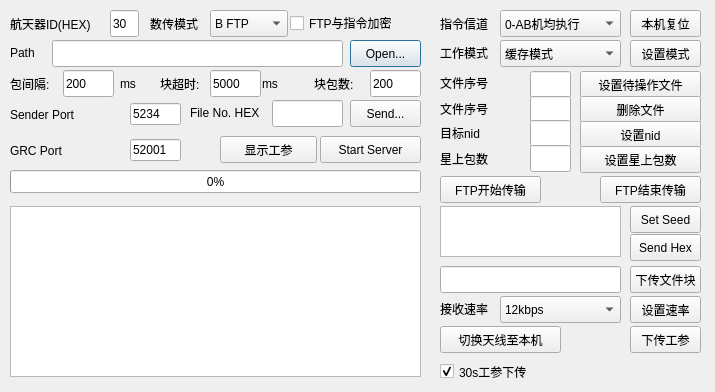
<?xml version="1.0" encoding="UTF-8"?>
<ui version="4.0">
 <class>Dialog</class>
 <widget class="QDialog" name="Dialog">
  <property name="geometry">
   <rect>
    <x>0</x>
    <y>0</y>
    <width>715</width>
    <height>392</height>
   </rect>
  </property>
  <property name="windowTitle">
   <string>file sender</string>
  </property>
  <widget class="QPushButton" name="open_file_button">
   <property name="geometry">
    <rect>
     <x>350</x>
     <y>40</y>
     <width>71</width>
     <height>27</height>
    </rect>
   </property>
   <property name="text">
    <string>Open...</string>
   </property>
  </widget>
  <widget class="QLineEdit" name="file_path">
   <property name="geometry">
    <rect>
     <x>52</x>
     <y>40</y>
     <width>291</width>
     <height>27</height>
    </rect>
   </property>
  </widget>
  <widget class="QLabel" name="label">
   <property name="geometry">
    <rect>
     <x>10</x>
     <y>44</y>
     <width>66</width>
     <height>17</height>
    </rect>
   </property>
   <property name="text">
    <string>Path</string>
   </property>
  </widget>
  <widget class="QTextEdit" name="log_area">
   <property name="geometry">
    <rect>
     <x>10</x>
     <y>206</y>
     <width>411</width>
     <height>171</height>
    </rect>
   </property>
  </widget>
  <widget class="QPushButton" name="server_button">
   <property name="geometry">
    <rect>
     <x>320</x>
     <y>136</y>
     <width>101</width>
     <height>27</height>
    </rect>
   </property>
   <property name="text">
    <string>Start Server</string>
   </property>
  </widget>
  <widget class="QProgressBar" name="transfer_process">
   <property name="geometry">
    <rect>
     <x>10</x>
     <y>170</y>
     <width>411</width>
     <height>23</height>
    </rect>
   </property>
   <property name="value">
    <number>0</number>
   </property>
   <property name="textVisible">
    <bool>true</bool>
   </property>
  </widget>
  <widget class="QPushButton" name="send_button">
   <property name="geometry">
    <rect>
     <x>350</x>
     <y>100</y>
     <width>71</width>
     <height>27</height>
    </rect>
   </property>
   <property name="text">
    <string>Send...</string>
   </property>
  </widget>
  <widget class="QLabel" name="label_5">
   <property name="geometry">
    <rect>
     <x>190</x>
     <y>104</y>
     <width>91</width>
     <height>17</height>
    </rect>
   </property>
   <property name="text">
    <string>File No. HEX</string>
   </property>
  </widget>
  <widget class="QLineEdit" name="file_num">
   <property name="geometry">
    <rect>
     <x>272</x>
     <y>100</y>
     <width>71</width>
     <height>27</height>
    </rect>
   </property>
   <property name="text">
    <string/>
   </property>
   <property name="placeholderText">
    <string/>
   </property>
  </widget>
  <widget class="QLabel" name="label_6">
   <property name="geometry">
    <rect>
     <x>10</x>
     <y>74</y>
     <width>51</width>
     <height>20</height>
    </rect>
   </property>
   <property name="text">
    <string>包间隔:</string>
   </property>
  </widget>
  <widget class="QLineEdit" name="delay_us">
   <property name="geometry">
    <rect>
     <x>63</x>
     <y>70</y>
     <width>51</width>
     <height>27</height>
    </rect>
   </property>
   <property name="text">
    <string>200</string>
   </property>
   <property name="placeholderText">
    <string/>
   </property>
  </widget>
  <widget class="QComboBox" name="comboBox">
   <property name="geometry">
    <rect>
     <x>210</x>
     <y>10</y>
     <width>78</width>
     <height>27</height>
    </rect>
   </property>
   <item>
    <property name="text">
     <string>B FTP</string>
    </property>
   </item>
   <item>
    <property name="text">
     <string>A FTP</string>
    </property>
   </item>
  </widget>
  <widget class="QLabel" name="label_7">
   <property name="geometry">
    <rect>
     <x>150</x>
     <y>15</y>
     <width>71</width>
     <height>17</height>
    </rect>
   </property>
   <property name="text">
    <string>数传模式</string>
   </property>
  </widget>
  <widget class="QPushButton" name="reset_sys_btn">
   <property name="geometry">
    <rect>
     <x>630</x>
     <y>10</y>
     <width>71</width>
     <height>27</height>
    </rect>
   </property>
   <property name="text">
    <string>本机复位</string>
   </property>
  </widget>
  <widget class="QPushButton" name="set_mode_btn">
   <property name="geometry">
    <rect>
     <x>630</x>
     <y>40</y>
     <width>71</width>
     <height>27</height>
    </rect>
   </property>
   <property name="text">
    <string>设置模式</string>
   </property>
  </widget>
  <widget class="QComboBox" name="comboBox_mode">
   <property name="geometry">
    <rect>
     <x>500</x>
     <y>40</y>
     <width>121</width>
     <height>27</height>
    </rect>
   </property>
   <item>
    <property name="text">
     <string>缓存模式</string>
    </property>
   </item>
   <item>
    <property name="text">
     <string>实时转发模式</string>
    </property>
   </item>
   <item>
    <property name="text">
     <string>数据注入模式</string>
    </property>
   </item>
  </widget>
  <widget class="QPushButton" name="set_seed_btn">
   <property name="geometry">
    <rect>
     <x>630</x>
     <y>206</y>
     <width>71</width>
     <height>27</height>
    </rect>
   </property>
   <property name="text">
    <string>Set Seed</string>
   </property>
  </widget>
  <widget class="QPushButton" name="set_file_no_btn">
   <property name="geometry">
    <rect>
     <x>580</x>
     <y>71</y>
     <width>121</width>
     <height>27</height>
    </rect>
   </property>
   <property name="text">
    <string>设置待操作文件</string>
   </property>
  </widget>
  <widget class="QLineEdit" name="prefile_no">
   <property name="geometry">
    <rect>
     <x>530</x>
     <y>71</y>
     <width>41</width>
     <height>27</height>
    </rect>
   </property>
  </widget>
  <widget class="QLabel" name="label_8">
   <property name="geometry">
    <rect>
     <x>440</x>
     <y>74</y>
     <width>71</width>
     <height>17</height>
    </rect>
   </property>
   <property name="text">
    <string>文件序号</string>
   </property>
  </widget>
  <widget class="QLineEdit" name="del_file_no">
   <property name="geometry">
    <rect>
     <x>530</x>
     <y>96</y>
     <width>41</width>
     <height>27</height>
    </rect>
   </property>
  </widget>
  <widget class="QPushButton" name="del_file_btn">
   <property name="geometry">
    <rect>
     <x>580</x>
     <y>96</y>
     <width>121</width>
     <height>27</height>
    </rect>
   </property>
   <property name="text">
    <string>删除文件</string>
   </property>
  </widget>
  <widget class="QLabel" name="label_9">
   <property name="geometry">
    <rect>
     <x>440</x>
     <y>100</y>
     <width>71</width>
     <height>17</height>
    </rect>
   </property>
   <property name="text">
    <string>文件序号</string>
   </property>
  </widget>
  <widget class="QPushButton" name="set_nid_btn">
   <property name="geometry">
    <rect>
     <x>580</x>
     <y>121</y>
     <width>121</width>
     <height>27</height>
    </rect>
   </property>
   <property name="text">
    <string>设置nid</string>
   </property>
  </widget>
  <widget class="QLabel" name="label_10">
   <property name="geometry">
    <rect>
     <x>440</x>
     <y>124</y>
     <width>71</width>
     <height>17</height>
    </rect>
   </property>
   <property name="text">
    <string>目标nid</string>
   </property>
  </widget>
  <widget class="QLineEdit" name="nid">
   <property name="geometry">
    <rect>
     <x>530</x>
     <y>120</y>
     <width>41</width>
     <height>27</height>
    </rect>
   </property>
  </widget>
  <widget class="QPushButton" name="FTP_start_btn">
   <property name="geometry">
    <rect>
     <x>440</x>
     <y>176</y>
     <width>101</width>
     <height>27</height>
    </rect>
   </property>
   <property name="text">
    <string>FTP开始传输</string>
   </property>
  </widget>
  <widget class="QPushButton" name="FTP_stop_btn">
   <property name="geometry">
    <rect>
     <x>600</x>
     <y>176</y>
     <width>101</width>
     <height>27</height>
    </rect>
   </property>
   <property name="text">
    <string>FTP结束传输</string>
   </property>
  </widget>
  <widget class="QPushButton" name="down_gongcan_btn">
   <property name="geometry">
    <rect>
     <x>630</x>
     <y>326</y>
     <width>71</width>
     <height>27</height>
    </rect>
   </property>
   <property name="text">
    <string>下传工参</string>
   </property>
  </widget>
  <widget class="QPushButton" name="set_ant_btn_3">
   <property name="geometry">
    <rect>
     <x>440</x>
     <y>326</y>
     <width>121</width>
     <height>27</height>
    </rect>
   </property>
   <property name="text">
    <string>切换天线至本机</string>
   </property>
  </widget>
  <widget class="QLineEdit" name="file_block">
   <property name="geometry">
    <rect>
     <x>440</x>
     <y>266</y>
     <width>181</width>
     <height>27</height>
    </rect>
   </property>
  </widget>
  <widget class="QPushButton" name="down_file_block_btn_4">
   <property name="geometry">
    <rect>
     <x>630</x>
     <y>266</y>
     <width>71</width>
     <height>27</height>
    </rect>
   </property>
   <property name="text">
    <string>下传文件块</string>
   </property>
  </widget>
  <widget class="QLabel" name="label_11">
   <property name="geometry">
    <rect>
     <x>440</x>
     <y>15</y>
     <width>71</width>
     <height>17</height>
    </rect>
   </property>
   <property name="text">
    <string>指令信道</string>
   </property>
  </widget>
  <widget class="QComboBox" name="cmd_channel">
   <property name="geometry">
    <rect>
     <x>500</x>
     <y>10</y>
     <width>121</width>
     <height>27</height>
    </rect>
   </property>
   <item>
    <property name="text">
     <string>0-AB机均执行</string>
    </property>
   </item>
   <item>
    <property name="text">
     <string>1-A机指令</string>
    </property>
   </item>
   <item>
    <property name="text">
     <string>2-B机指令</string>
    </property>
   </item>
   <item>
    <property name="text">
     <string>6-星务指令</string>
    </property>
   </item>
  </widget>
  <widget class="QLabel" name="label_14">
   <property name="geometry">
    <rect>
     <x>440</x>
     <y>44</y>
     <width>71</width>
     <height>17</height>
    </rect>
   </property>
   <property name="text">
    <string>工作模式</string>
   </property>
  </widget>
  <widget class="QTextEdit" name="Seed">
   <property name="geometry">
    <rect>
     <x>440</x>
     <y>206</y>
     <width>181</width>
     <height>51</height>
    </rect>
   </property>
  </widget>
  <widget class="QPushButton" name="pushButton_childwindow">
   <property name="geometry">
    <rect>
     <x>220</x>
     <y>136</y>
     <width>97</width>
     <height>27</height>
    </rect>
   </property>
   <property name="text">
    <string>显示工参</string>
   </property>
  </widget>
  <widget class="QWidget" name="layoutWidget">
   <property name="geometry">
    <rect>
     <x>10</x>
     <y>100</y>
     <width>171</width>
     <height>29</height>
    </rect>
   </property>
   <layout class="QHBoxLayout" name="horizontalLayout_Sender">
    <item>
     <widget class="QLabel" name="label_4">
      <property name="text">
       <string>Sender Port</string>
      </property>
     </widget>
    </item>
    <item>
     <widget class="QLineEdit" name="sender_port">
      <property name="maximumSize">
       <size>
        <width>51</width>
        <height>16777215</height>
       </size>
      </property>
      <property name="text">
       <string>5234</string>
      </property>
      <property name="placeholderText">
       <string/>
      </property>
     </widget>
    </item>
   </layout>
  </widget>
  <widget class="QWidget" name="layoutWidget">
   <property name="geometry">
    <rect>
     <x>10</x>
     <y>136</y>
     <width>171</width>
     <height>29</height>
    </rect>
   </property>
   <layout class="QHBoxLayout" name="horizontalLayout_GRC">
    <item>
     <widget class="QLabel" name="label_2">
      <property name="text">
       <string>GRC Port</string>
      </property>
     </widget>
    </item>
    <item>
     <widget class="QLineEdit" name="server_port">
      <property name="maximumSize">
       <size>
        <width>51</width>
        <height>16777215</height>
       </size>
      </property>
      <property name="text">
       <string>52001</string>
      </property>
     </widget>
    </item>
   </layout>
  </widget>
  <widget class="QComboBox" name="comboBox_speed">
   <property name="geometry">
    <rect>
     <x>500</x>
     <y>296</y>
     <width>121</width>
     <height>27</height>
    </rect>
   </property>
   <item>
    <property name="text">
     <string>12kbps</string>
    </property>
   </item>
   <item>
    <property name="text">
     <string>100kbps</string>
    </property>
   </item>
  </widget>
  <widget class="QPushButton" name="set_speed_btn">
   <property name="geometry">
    <rect>
     <x>630</x>
     <y>296</y>
     <width>71</width>
     <height>27</height>
    </rect>
   </property>
   <property name="text">
    <string>设置速率</string>
   </property>
  </widget>
  <widget class="QLabel" name="label_15">
   <property name="geometry">
    <rect>
     <x>440</x>
     <y>300</y>
     <width>71</width>
     <height>17</height>
    </rect>
   </property>
   <property name="text">
    <string>接收速率</string>
   </property>
  </widget>
  <widget class="QCheckBox" name="checkBox_encrypt">
   <property name="geometry">
    <rect>
     <x>290</x>
     <y>12</y>
     <width>131</width>
     <height>22</height>
    </rect>
   </property>
   <property name="text">
    <string>FTP与指令加密</string>
   </property>
  </widget>
  <widget class="QLabel" name="label_12">
   <property name="geometry">
    <rect>
     <x>120</x>
     <y>74</y>
     <width>21</width>
     <height>20</height>
    </rect>
   </property>
   <property name="text">
    <string>ms</string>
   </property>
  </widget>
  <widget class="QLabel" name="label_13">
   <property name="geometry">
    <rect>
     <x>160</x>
     <y>74</y>
     <width>51</width>
     <height>20</height>
    </rect>
   </property>
   <property name="text">
    <string>块超时:</string>
   </property>
  </widget>
  <widget class="QLabel" name="label_16">
   <property name="geometry">
    <rect>
     <x>262</x>
     <y>74</y>
     <width>21</width>
     <height>20</height>
    </rect>
   </property>
   <property name="text">
    <string>ms</string>
   </property>
  </widget>
  <widget class="QLineEdit" name="block_timeout">
   <property name="geometry">
    <rect>
     <x>210</x>
     <y>70</y>
     <width>51</width>
     <height>27</height>
    </rect>
   </property>
   <property name="text">
    <string>5000</string>
   </property>
   <property name="placeholderText">
    <string/>
   </property>
  </widget>
  <widget class="QLabel" name="label_17">
   <property name="geometry">
    <rect>
     <x>314</x>
     <y>74</y>
     <width>51</width>
     <height>20</height>
    </rect>
   </property>
   <property name="text">
    <string>块包数:</string>
   </property>
  </widget>
  <widget class="QLineEdit" name="block_num">
   <property name="geometry">
    <rect>
     <x>370</x>
     <y>70</y>
     <width>51</width>
     <height>27</height>
    </rect>
   </property>
   <property name="text">
    <string>200</string>
   </property>
   <property name="placeholderText">
    <string/>
   </property>
  </widget>
  <widget class="QLabel" name="label_18">
   <property name="geometry">
    <rect>
     <x>10</x>
     <y>15</y>
     <width>101</width>
     <height>17</height>
    </rect>
   </property>
   <property name="text">
    <string>航天器ID(HEX)</string>
   </property>
  </widget>
  <widget class="QLineEdit" name="craft_id">
   <property name="geometry">
    <rect>
     <x>110</x>
     <y>10</y>
     <width>29</width>
     <height>27</height>
    </rect>
   </property>
   <property name="text">
    <string>30</string>
   </property>
   <property name="placeholderText">
    <string/>
   </property>
  </widget>
  <widget class="QLabel" name="label_19">
   <property name="geometry">
    <rect>
     <x>440</x>
     <y>150</y>
     <width>71</width>
     <height>17</height>
    </rect>
   </property>
   <property name="text">
    <string>星上包数</string>
   </property>
  </widget>
  <widget class="QLineEdit" name="sat_block_num">
   <property name="geometry">
    <rect>
     <x>530</x>
     <y>145</y>
     <width>41</width>
     <height>27</height>
    </rect>
   </property>
  </widget>
  <widget class="QPushButton" name="set_sat_block">
   <property name="geometry">
    <rect>
     <x>580</x>
     <y>146</y>
     <width>121</width>
     <height>27</height>
    </rect>
   </property>
   <property name="text">
    <string>设置星上包数</string>
   </property>
  </widget>
  <widget class="QCheckBox" name="gongcan_download_time">
   <property name="geometry">
    <rect>
     <x>440</x>
     <y>360</y>
     <width>111</width>
     <height>23</height>
    </rect>
   </property>
   <property name="text">
    <string>30s工参下传</string>
   </property>
   <property name="checked">
    <bool>true</bool>
   </property>
  </widget>
  <widget class="QPushButton" name="set_hex_btn">
   <property name="geometry">
    <rect>
     <x>630</x>
     <y>234</y>
     <width>71</width>
     <height>27</height>
    </rect>
   </property>
   <property name="text">
    <string>Send Hex</string>
   </property>
  </widget>
 </widget>
 <resources/>
 <connections/>
</ui>
